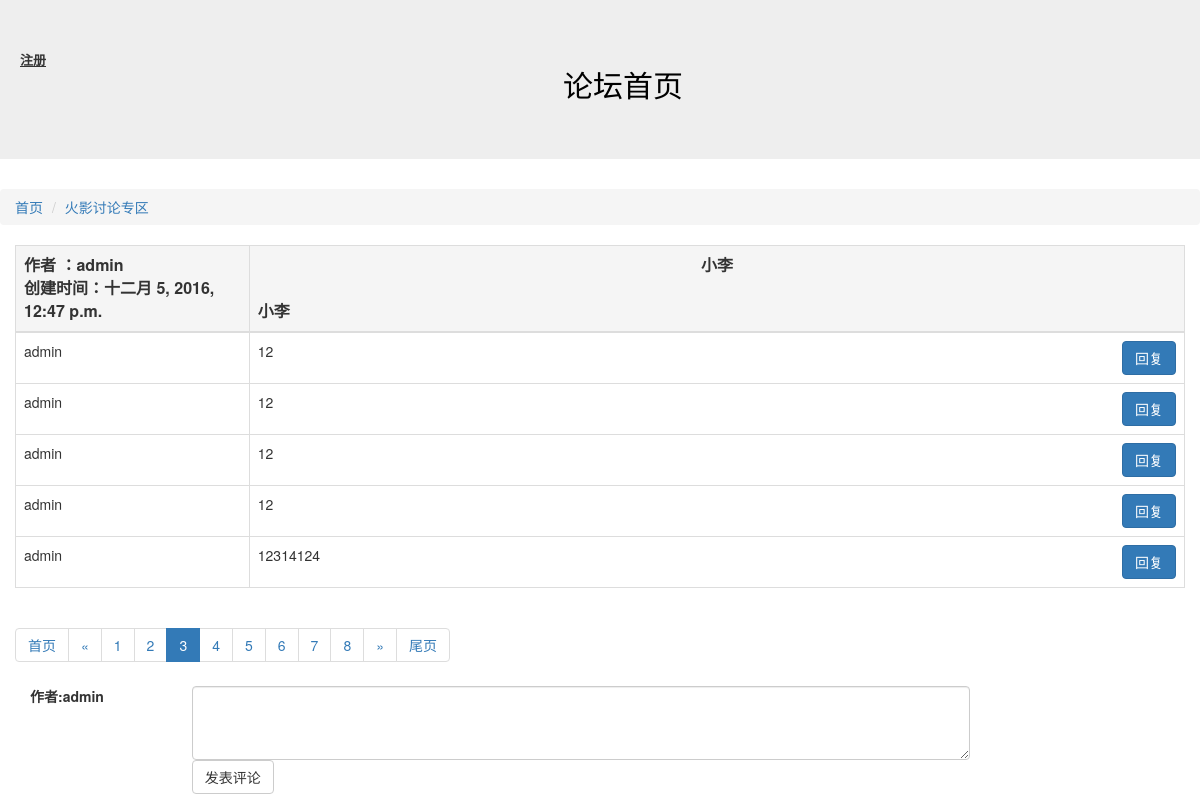
Screenshot of /article/detail/14?page_no=3 (signed in) with the database file from the repository.
### article/models.py (models this page shows, shortened)
class Article(models.Model):
    owner = models.ForeignKey(User,verbose_name="作者")
    block = models.ForeignKey(Block,verbose_name="板块ID")
    title = models.CharField("文章标题",max_length=10)
    content = models.CharField("文章内容",max_length=10000)
    status = models.IntegerField("状态",choices=((0,"正常"),(-1,"关闭")))
    create_timestamp = models.DateTimeField("创建时间",auto_now_add =True)
    last_timestamp = models.DateTimeField("最后更新时间",auto_now=True)
    class Meta:
        verbose_name = "文章"
        verbose_name_plural = "文章"

### block/models.py (models this page shows, shortened)
class Block(models.Model):
    names = models.CharField("板块名称",max_length=100)
    desc = models.CharField("板块描述",max_length=100)
    manager_name = models.CharField("板块管理员名称",max_length=100)
    status = models.IntegerField("状态",choices=((0,"正常"),(-1,"关闭")))
    class Meta:
        verbose_name = "板块"
        verbose_name_plural = "板块配置"

### comment/models.py (models this page shows, shortened)
class Comment(models.Model):
    owner = models.ForeignKey(User,verbose_name="作者")
    article = models.ForeignKey(Article,verbose_name="文章ID")
    content = models.CharField("评论内容",max_length=10000)
    status = models.IntegerField("状态",choices=((0,"正常"),(-1,"关闭")))
    to_comment = models.ForeignKey("self",null=True,blank=True,verbose_name="被回复评论")
    create_timestamp = models.DateTimeField("创建时间",auto_now_add=True)
    last_timestamp = models.DateTimeField("最后更新时间",auto_now=True)
    class Meta:
        verbose_name = "评论"
        verbose_name_plural = "评论"

### article/views.py (the view)
# urls.py: url(r'^detail/(?P<d_id>\d+)',detail),
@login_required
def detail(request,d_id):
    d_id = int(d_id)
    article = Article.objects.get(id=d_id)
    page_no = int(request.GET.get("page_no","1"))
    all_comments = Comment.objects.filter(article=article,status=0).order_by("id")
    comments_objs,page = paginate_queryset(all_comments,page_no,5)
    return render(request,"detail.html",{"detail":article,"page":page,"comments":comments_objs})

### tools.py (called while the page is built)
def paginate_queryset(obj,page_no,cnt_per_page=10,half_show_length=5):
    p = Paginator(obj,cnt_per_page)
    if page_no > p.num_pages:
        page_no = p.num_pages
    if page_no <= 0:
        page_no = 1
    page_links = [ i for i in range(page_no - half_show_length,page_no + half_show_length+1) if i > 0 and i <= p.num_pages]
    page = p.page(page_no)
    count = p.count
    previous_link = page_links[0] -1
    next_link = page_links[-1]+1
    pagination_data = {"has_previous": previous_link > 0,
			"has_next": next_link <= p.num_pages,
			"previous_link":page_no-1,
			"next_link":page_no+1,
			"page_cnt":p.num_pages,
			"current_no":page_no,
			"page_links":page_links,
			"count":count,
}
    return (page.object_list,pagination_data)

### article/templates/detail.html (shortened to what this page needs)
{% extends "base.html" %}
{% block content %}
<ol class="breadcrumb">
  <li ><a href="/">首页</a></li>
  <li class="active"><a href="/article/list/{{ detail.block.id }}">{{ detail.block.names }}</a></li>
</ol>
<div class="col-sm-12">
<table class="table table-bordered">
        <thead>
         <th class="active" style=width:20%;font-size:16px>作者  ：{{ detail.owner }}</br> 创建时间：{{ detail.create_timestamp }}   </br></th>
         <th class="active" style=with:60%;font-size:16px><center>{{ detail.title }} </center></br> {{ detail.content }} </th>
        </thead>
        <tbody>
        {%for comment in comments %}
        <tr >
                <td>{{ comment.owner }}</td>
                <td>
{{ comment.content | linebreaksbr }} <a href="#replyRegion" data-id="{{ comment.id }}"  class="replyBtn btn btn-primary pull-right">回复</a>  </td>
        </tr>
        {% endfor %}
        </tbody>
</table>
{% include "Pagination.html" %}
</div>
<div class="col-sm-10">
<div class="form-group">
<label for="inputEmail3" class="col-sm-2 control-label">作者:{{ request.user }}</label>
<div id="replyRegion" class="col-sm-10">
<textarea id="commentContent" class="form-control" rows="3"></textarea>
</div>
</div>
<div class="form-group">
    <div class="col-sm-offset-2 col-sm-10">
      <button id="commentBtn" type="submit" class="btn btn-default">发表评论</button>
    </div>
  </div>
</div>
{% endblock %}

### rows the page displays
Article: block.names "火影讨论专区", owner "admin", create_timestamp "十二月 5, 2016, 12:47 p.m.", title "小李", content "小李"
Comment: owner "admin", content "12"
Comment: owner "admin", content "12"
Comment: owner "admin", content "12"
Comment: owner "admin", content "12"
Comment: owner "admin", content "12314124"

### other values shown
{{ i }} "1" "2" "4" "5" "6" "7" "8"
{{ page.current_no }} "3"
{{ request.user }} "admin"
